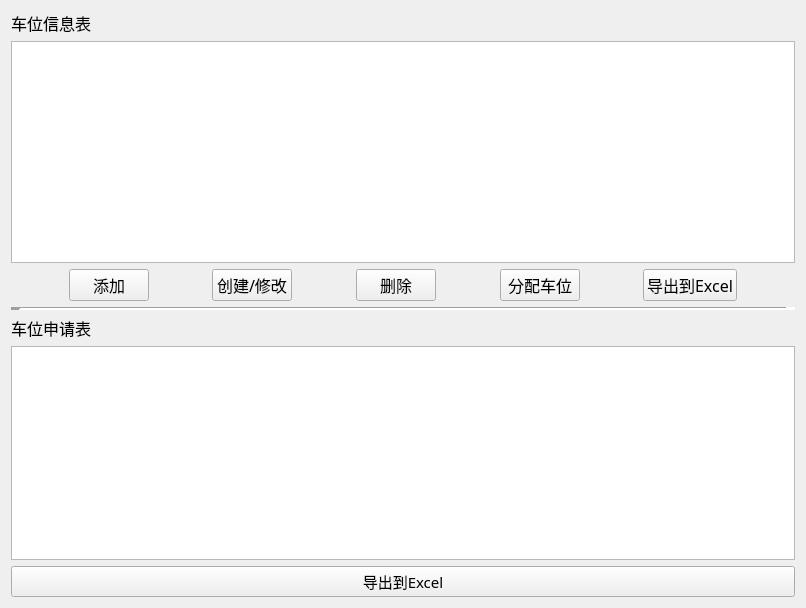
<?xml version="1.0" encoding="UTF-8"?>
<ui version="4.0">
 <class>W_Chewei</class>
 <widget class="QWidget" name="W_Chewei">
  <property name="geometry">
   <rect>
    <x>0</x>
    <y>0</y>
    <width>806</width>
    <height>608</height>
   </rect>
  </property>
  <property name="windowTitle">
   <string>Form</string>
  </property>
  <layout class="QGridLayout" name="gridLayout">
   <item row="0" column="0">
    <layout class="QVBoxLayout" name="verticalLayout_3">
     <item>
      <layout class="QVBoxLayout" name="verticalLayout">
       <item>
        <widget class="QLabel" name="label">
         <property name="font">
          <font>
           <family>Agency FB</family>
           <pointsize>12</pointsize>
          </font>
         </property>
         <property name="text">
          <string>车位信息表</string>
         </property>
        </widget>
       </item>
       <item>
        <widget class="QTableView" name="tableView"/>
       </item>
       <item>
        <layout class="QHBoxLayout" name="horizontalLayout">
         <item>
          <spacer name="horizontalSpacer">
           <property name="orientation">
            <enum>Qt::Horizontal</enum>
           </property>
           <property name="sizeHint" stdset="0">
            <size>
             <width>40</width>
             <height>20</height>
            </size>
           </property>
          </spacer>
         </item>
         <item>
          <widget class="QPushButton" name="pushButton">
           <property name="minimumSize">
            <size>
             <width>0</width>
             <height>30</height>
            </size>
           </property>
           <property name="font">
            <font>
             <family>Agency FB</family>
             <pointsize>12</pointsize>
            </font>
           </property>
           <property name="text">
            <string>添加</string>
           </property>
          </widget>
         </item>
         <item>
          <spacer name="horizontalSpacer_2">
           <property name="orientation">
            <enum>Qt::Horizontal</enum>
           </property>
           <property name="sizeHint" stdset="0">
            <size>
             <width>40</width>
             <height>20</height>
            </size>
           </property>
          </spacer>
         </item>
         <item>
          <widget class="QPushButton" name="pushButton_3">
           <property name="minimumSize">
            <size>
             <width>0</width>
             <height>30</height>
            </size>
           </property>
           <property name="font">
            <font>
             <family>Agency FB</family>
             <pointsize>12</pointsize>
            </font>
           </property>
           <property name="text">
            <string>创建/修改</string>
           </property>
          </widget>
         </item>
         <item>
          <spacer name="horizontalSpacer_3">
           <property name="orientation">
            <enum>Qt::Horizontal</enum>
           </property>
           <property name="sizeHint" stdset="0">
            <size>
             <width>40</width>
             <height>20</height>
            </size>
           </property>
          </spacer>
         </item>
         <item>
          <widget class="QPushButton" name="pushButton_2">
           <property name="minimumSize">
            <size>
             <width>0</width>
             <height>30</height>
            </size>
           </property>
           <property name="font">
            <font>
             <family>Agency FB</family>
             <pointsize>12</pointsize>
            </font>
           </property>
           <property name="text">
            <string>删除</string>
           </property>
          </widget>
         </item>
         <item>
          <spacer name="horizontalSpacer_4">
           <property name="orientation">
            <enum>Qt::Horizontal</enum>
           </property>
           <property name="sizeHint" stdset="0">
            <size>
             <width>40</width>
             <height>20</height>
            </size>
           </property>
          </spacer>
         </item>
         <item>
          <widget class="QPushButton" name="pushButton_4">
           <property name="minimumSize">
            <size>
             <width>0</width>
             <height>30</height>
            </size>
           </property>
           <property name="font">
            <font>
             <family>Agency FB</family>
             <pointsize>12</pointsize>
            </font>
           </property>
           <property name="text">
            <string>分配车位</string>
           </property>
          </widget>
         </item>
         <item>
          <spacer name="horizontalSpacer_5">
           <property name="orientation">
            <enum>Qt::Horizontal</enum>
           </property>
           <property name="sizeHint" stdset="0">
            <size>
             <width>40</width>
             <height>20</height>
            </size>
           </property>
          </spacer>
         </item>
         <item>
          <widget class="QPushButton" name="pushButton_5">
           <property name="font">
            <font>
             <family>Agency FB</family>
             <pointsize>12</pointsize>
            </font>
           </property>
           <property name="text">
            <string>导出到Excel</string>
           </property>
          </widget>
         </item>
         <item>
          <spacer name="horizontalSpacer_6">
           <property name="orientation">
            <enum>Qt::Horizontal</enum>
           </property>
           <property name="sizeHint" stdset="0">
            <size>
             <width>40</width>
             <height>20</height>
            </size>
           </property>
          </spacer>
         </item>
        </layout>
       </item>
      </layout>
     </item>
     <item>
      <layout class="QVBoxLayout" name="verticalLayout_2">
       <item>
        <widget class="Line" name="line">
         <property name="lineWidth">
          <number>10</number>
         </property>
         <property name="orientation">
          <enum>Qt::Horizontal</enum>
         </property>
        </widget>
       </item>
       <item>
        <widget class="QLabel" name="label_2">
         <property name="font">
          <font>
           <family>Agency FB</family>
           <pointsize>12</pointsize>
          </font>
         </property>
         <property name="text">
          <string>车位申请表</string>
         </property>
        </widget>
       </item>
       <item>
        <widget class="QTableView" name="tableView_2"/>
       </item>
       <item>
        <widget class="QPushButton" name="pushButton_7">
         <property name="font">
          <font>
           <family>Agency FB</family>
           <pointsize>11</pointsize>
          </font>
         </property>
         <property name="text">
          <string>导出到Excel</string>
         </property>
        </widget>
       </item>
      </layout>
     </item>
    </layout>
   </item>
  </layout>
 </widget>
 <resources/>
 <connections/>
</ui>
